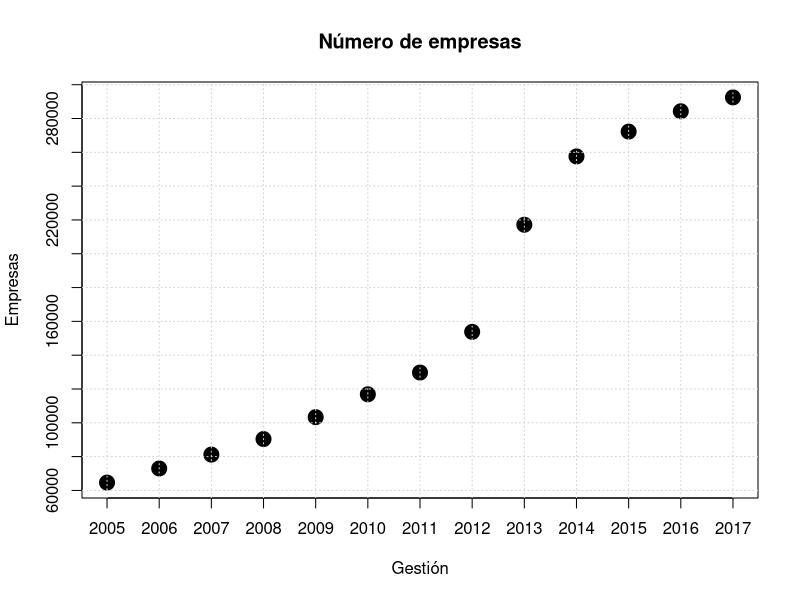
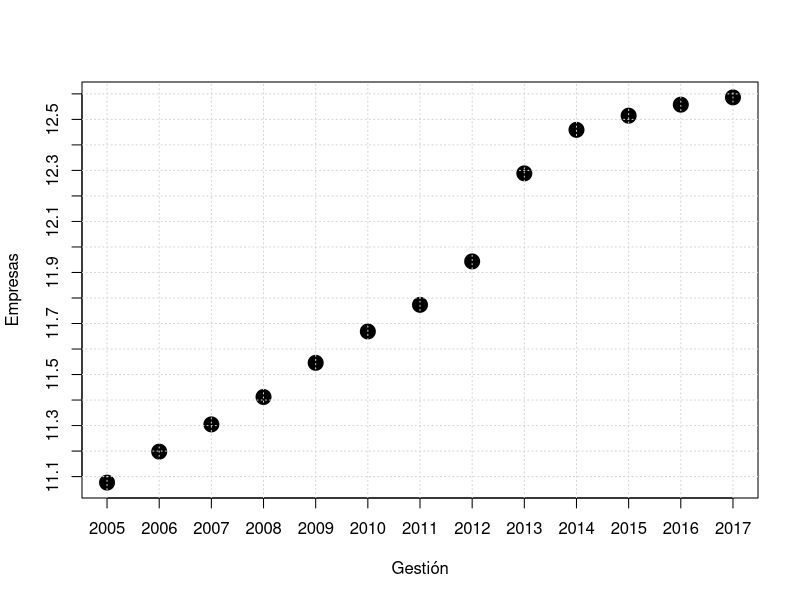
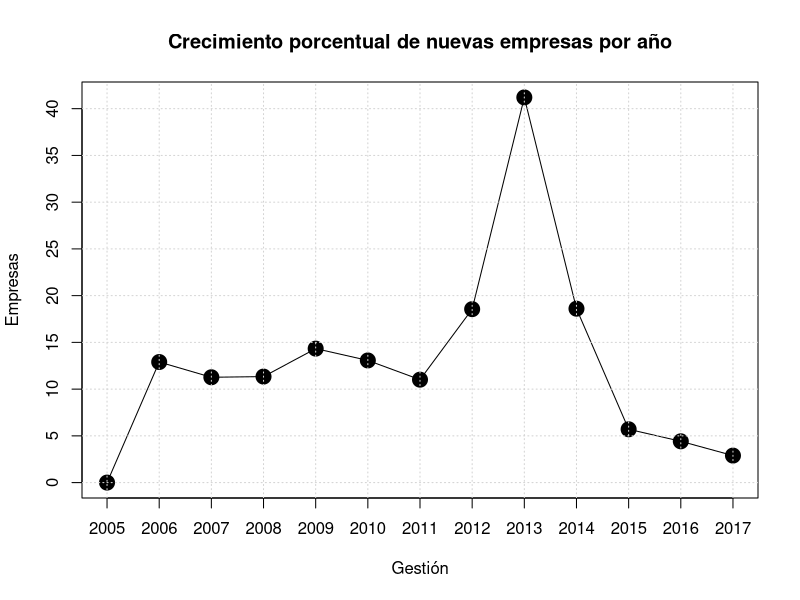
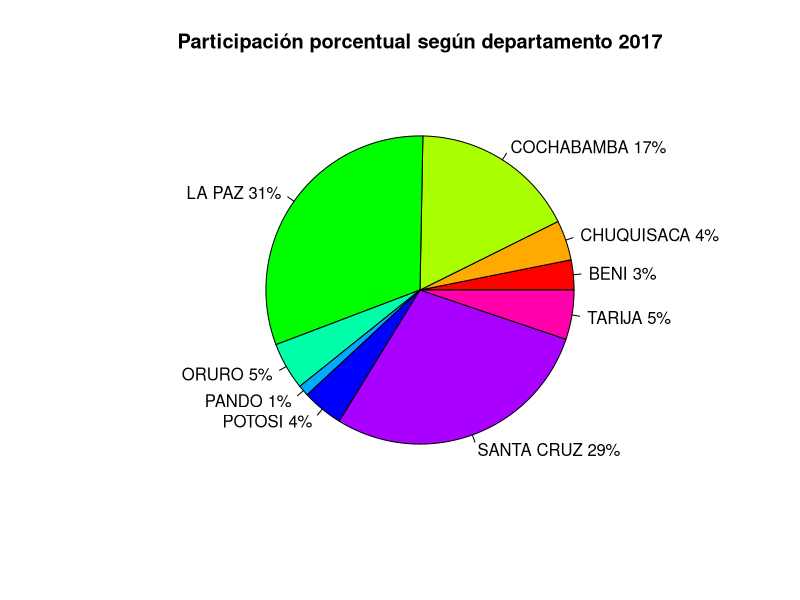
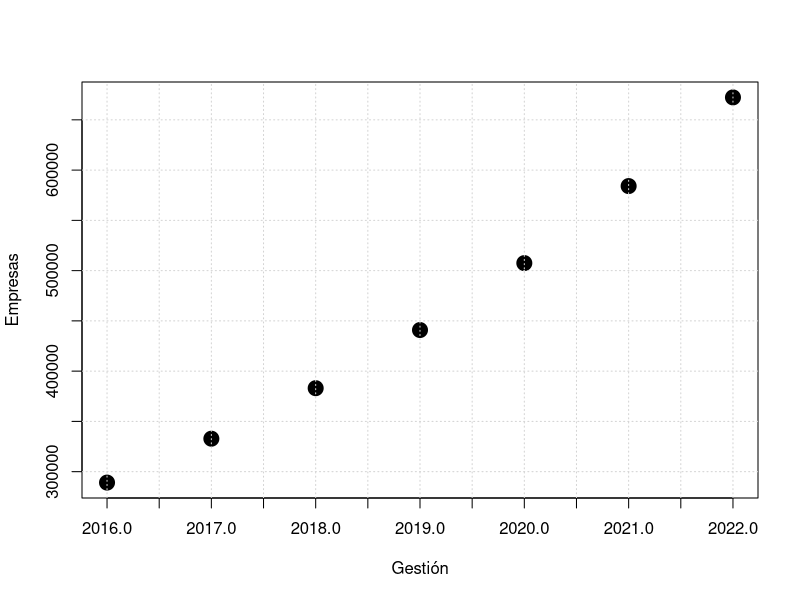

These charts were generated, in order, by the following R code:
# Trabajo Final
# Leemos el archivo
# padron por anios
# importante!!! setear el directorio de trabajo!!!!
datos  = read.csv("./padron_anios.csv", header=TRUE)
datos
summary(datos$Cantidad)
var(datos$Cantidad)
sd(datos$Cantidad)

# para el incremento
data <- data.frame( gestion= datos$Gestion,
                    cantidad = datos$Cantidad)

data$incremento <-  c(0,diff(data$cantidad)/data$cantidad[-length(data$cantidad)]*100)
# calculando la columna del logaritmo de la cantidad de empresas
data$logcantidad <-  log(data$cantidad)

par(lab=c(12,12,12))

# grah1
plot(data$gestion, 
     data$cantidad, 
     xlab="Gestión", 
     ylab="Empresas", 
     main="Número de empresas",
     pch=19, cex=2)
grid()

# grah2
plot(data$gestion, 
     log(data$cantidad), 
     xlab="Gestión", 
     ylab="Empresas", 
     pch=19, cex=2)
grid()


# graph3
plot(data$gestion, 
     data$incre, 
     xlab="Gestión", 
     ylab="Empresas", 
     main="Crecimiento porcentual de nuevas empresas por año",
     pch=19, cex=2, type="o")
grid()

# data del 2017
datos2017  = read.csv("./empresas_2017.csv", header=TRUE)
datos2017
(datos$cantidad)
pedazos <- c(datos2017$cantidad)
departamentos <- c(datos2017$departamento)

pct <- round(pedazos/sum(pedazos)*100)
pct
departamentos <- paste(departamentos, pct) 
departamentos <- paste(departamentos,"%",sep="") 

pie(pedazos, 
    labels = departamentos, 
    main="Participación porcentual según departamento 2017",
    col=rainbow(length(departamentos)))


# modelo lineal
# modelo de cantidad de empressa vs la gestion
mod0 <- lm(data$cantidad ~ data$gestion, data = data)
summary(mod0)

log(data$cantidad)
mod <- lm(log(data$cantidad) ~ data$gestion, data = data)
?log
summary(mod)

# El coeficiente de determinacion (R cuadrado) es de 97.5% 
# significa que el modelo explica el 97.5% del numero empresas 
# desde el 2005 al 2017.

# el nuevo  Modelo de regresion y final
# Y = -270.9720 + 0.1406 X
# x : es el tiempo
# Y: cantidad
# el valor 0.1406 se interpreta como porcentaje de incremento


# modelo lineal
# modelo de cantidad de empressa vs la gestion
mod0 <- lm(cantidad ~ gestion, data = data)
summary(mod0)

mod <- lm(log(cantidad) ~ gestion, data = data)

summary(mod)

# El coeficiente de determinacion (R cuadrado) es de 97.5% 
# significa que el modelo explica el 97.5% del numero empresas 
# desde el 2005 al 2017.

# el nuevo  Modelo de regresion y final
# Y = -270.9720 + 0.1406 X
# x : es el tiempo
# Y: cantidad
# el valor 0.1406 se interpreta como porcentaje de incremento

gest <- seq(2016,2022,1)
dat<- data.frame(gestion=gest)

pronostico <- exp(predict(mod,dat))
names(pronostico) <-  gest
pronostico

# grah2
plot(gest, 
     pronostico, 
     xlab="Gestión", 
     ylab="Empresas", 
     pch=19, cex=2)
grid()

# analisis de regresion
# tabla de regresión anova
summary(aov(mod))

# la hipotesis es que los betas (coeficientes de la regresion) 
# son iguales a cero vs que no lo sean.
# como el pvalor es 4.09e-10  significa que se rechaza la hipotesis nula
# Existe evidencia estadística que los coeficientes son distintos a cero 
# y por lo tanto son significativos.

